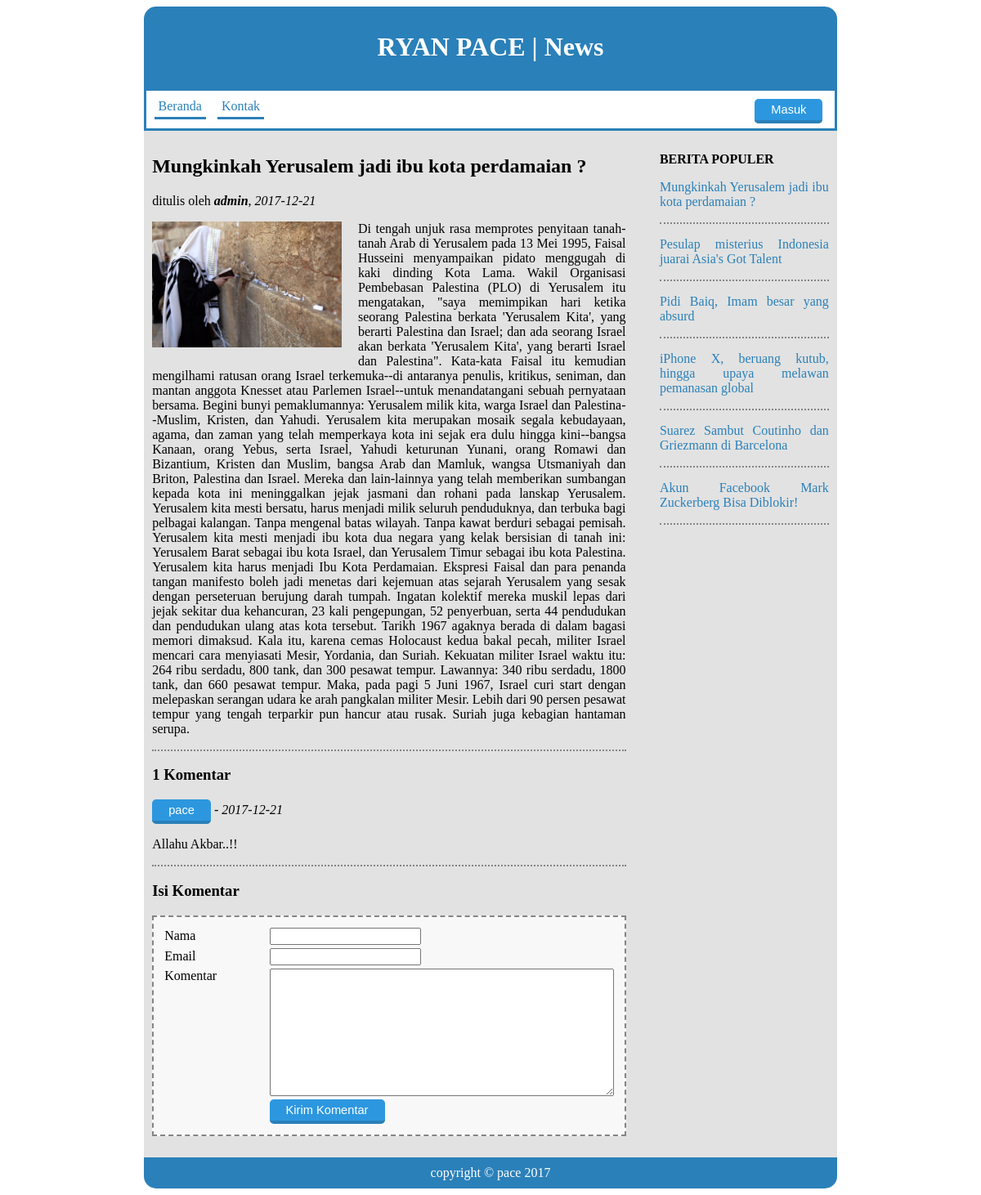
Screenshot of /?page=home_detail&id=21 with the database file from the repository.
### tables this page shows
CREATE TABLE `tbl_news` (
  `id_news` int(100) NOT NULL,
  `title_news` varchar(100) NOT NULL,
  `content_news` text NOT NULL,
  `created` date NOT NULL,
  `hits` int(5) NOT NULL,
  `name_image` varchar(50) NOT NULL,
  `type_image` varchar(50) NOT NULL,
  `size_image` bigint(20) NOT NULL
);

CREATE TABLE `tbl_comment` (
  `id_comment` int(5) NOT NULL,
  `id_news` int(5) NOT NULL,
  `name` varchar(50) NOT NULL,
  `email` varchar(50) NOT NULL,
  `commentar` text NOT NULL,
  `date_in` date NOT NULL
);

### page/fav_news.php (the view)
<p><b>BERITA POPULER</b></p>
<?php
include "lib/koneksi.php";
$query = $conn->prepare("SELECT * FROM tbl_news WHERE hits > 0 ORDER BY hits DESC");
$query->execute();
$data = $query->fetchAll();
foreach ($data as $value) {
 ?>
 <div class="isian">
   <a href="?page=home_detail&id=<?php echo $value['id_news']; ?>">
     <p><?php echo $value['title_news']; ?></p></a>
 </div>
<?php } ?>

### page/home_detail.php (shortened to what this page needs)
<?php
include 'lib/koneksi.php';
$id = $_GET['id'];
$query = $conn->prepare("SELECT * FROM tbl_news WHERE id_news = :id");
$query->bindparam(':id', $id);
$query->execute();
$row=$query->fetch(PDO::FETCH_OBJ);
  ?>
  <div class="isian">
      <h2><?php echo $row->title_news ?></h2>
      <p>ditulis oleh <b><i>admin</i></b>, <i><?php echo $row->created ?></i></p>
      <p>
          <img class="detail" src="img/news/<?php echo $row->name_image ?>">
        <?php echo $row->content_news ?>
      </p>
  </div>
  <?php
    $comment = $conn->prepare("SELECT * FROM tbl_comment WHERE id_news =:id");
    $comment->bindparam(':id', $id);
    $comment->execute();
    $data = $comment->fetchAll();
    $count = $comment->rowCount();
    echo "<h3>$count Komentar</h3>";
    foreach ($data as $value) { ?>
    <div class="isian">
      <p><button class="tombol-biru"><?php echo $value['name']; ?></button> - <i><?php echo $value['date_in']; ?></i></p>
      <p><?php echo $value['commentar'] ?></p>
    </div>
  <?php } ?>
  <h3>Isi Komentar</h3>
  <form class="formkomentar" action="?page=comm_pro" method="post">
    <table>
      <tr>
        <td width="25%">Nama</td>
        <td><input type="text" name="name" value="" required></td>
      </tr>
      <tr>
        <td>Email</td>
        <td><input type="email" name="email" value="" required></td>
      </tr>
      <tr>
        <td valign="top">Komentar</td>
        <td>
          <textarea name="commentar" rows="10" cols="50" required></textarea>
        </td>
      </tr>
      <tr>
        <td></td>
        <td>
          <input class="tombol-biru" type="submit" value="Kirim Komentar">
        </td>
      </tr>
    </table>
  </form>

### style.css (style rules this page uses)
.tombol-biru { background:#2C97DF; color:white; border-top:0; border-left:0; border-right:0; border-bottom:4px solid #2A80B9; border-radius: 5px; padding:5px 20px; text-decoration:none; font-family:sans-serif; font-size:11pt; }
#article .kiri p { text-align: justify; }
.detail { float: left; width: 40%; margin:0px 20px 10px 0px; }
#article a { color: #2A80B9; text-decoration: none; }
#article .kanan p { text-align: justify; }
.isian { display: block; border-bottom: 2px dotted #848484; }
.formkomentar { padding: 10px; border: 2px dashed #848484; background: #f8f8f8; }

### rows the page displays
tbl_news: title_news "Mungkinkah Yerusalem jadi ibu kota perdamaian ?", created "2017-12-21", name_image (picture), content_news "Di tengah unjuk rasa memprotes penyitaan tanah-tanah Arab di Yerusalem pada 13 Mei 1995, Faisal Husseini menyampaikan pidato menggugah di kaki dinding Kota Lama. Wakil Organisasi Pembebasan Palestina (PLO) di Yerusalem itu mengatakan, \"saya memimpikan hari ketika seorang Palestina berkata 'Yerusalem Kita', yang berarti Palestina dan Israel; dan ada seorang Israel akan berkata 'Yerusalem Kita', yang berarti Israel dan Palestina\". Kata-kata Faisal itu kemudian mengilhami ratusan orang Israel terkemuka--di antaranya penulis, kritikus, seniman, dan mantan anggota Knesset atau Parlemen Israel--untuk menandatangani sebuah pernyataan bersama. Begini bunyi pemaklumannya: Yerusalem milik kita, warga…"
tbl_comment: name "pace", date_in "2017-12-21", commentar "Allahu Akbar..!!"
tbl_news: title_news "Pesulap misterius Indonesia juarai Asia's Got Talent"
tbl_news: title_news "Pidi Baiq, Imam besar yang absurd"
tbl_news: title_news "iPhone X, beruang kutub, hingga upaya melawan pemanasan global"
tbl_news: title_news "Suarez Sambut Coutinho dan Griezmann di Barcelona"
tbl_news: title_news "Akun Facebook Mark Zuckerberg Bisa Diblokir!"

### other values shown
$count "1"
